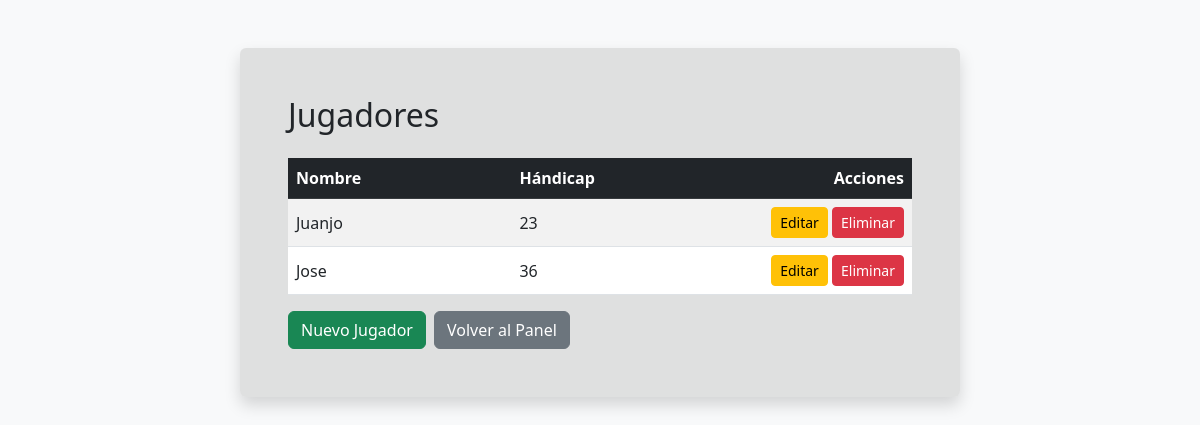
The page /listar_jugadores.php (signed in) on the database as committed earlier.
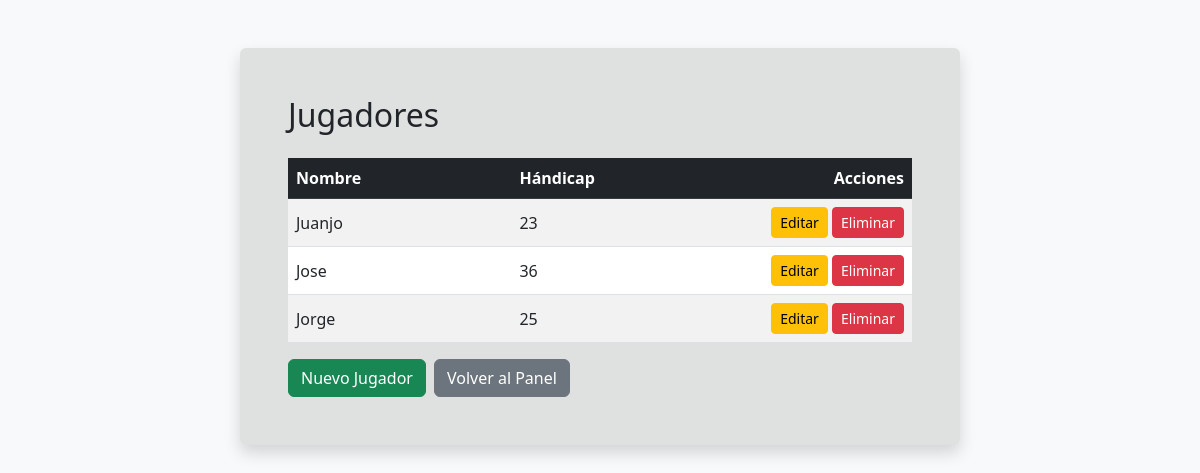
The same page on the database as committed later.
### tables this page shows
CREATE TABLE `jugadores` (
  `id` int NOT NULL AUTO_INCREMENT,
  `nombre` varchar(100) DEFAULT NULL,
  `handicap_actual` float DEFAULT NULL,
  `historial_scores` json DEFAULT NULL,
  PRIMARY KEY (`id`)
);

### listar_jugadores.php (the view, shortened to what this page needs)
<?php
require 'conexion.php';
$jugadores = $pdo->query("SELECT * FROM jugadores")->fetchAll();
?>
<!DOCTYPE html>
<html lang="es">
<head>
    <link href="https://cdn.jsdelivr.net/npm/bootstrap@5.3.0/dist/css/bootstrap.min.css" rel="stylesheet">
    <link href="estilos.css" rel="stylesheet">
</head>
<body class="bg-light">
    <div class="container mt-5">
        <div class="card shadow mx-auto" style="max-width: 720px;">
            <div class="card-body p-5">
                <div class="d-flex justify-content-between align-items-center mb-4">
                    <h1 class="h2 mb-0">Jugadores</h1>
                </div>
                <div class="table-responsive">
                    <table class="table table-striped table-hover align-middle tabla-gestion">
                        <thead class="table-dark">
                            <tr>
                                <th>Nombre</th>
                                <th>Hándicap</th>
                                <th class="col-acciones">Acciones</th>
                            </tr>
                        </thead>
                        <tbody>
                            <?php foreach ($jugadores as $j): ?>
                            <tr>
                                <td><?php echo htmlspecialchars($j['nombre']); ?></td>
                                <td><?php echo htmlspecialchars($j['handicap_actual']); ?></td>
                                <td class="col-acciones">
                                    <a href="editar_jugador.php?id=<?php echo $j['id']; ?>" class="btn btn-sm btn-warning">Editar</a>
                                    <button type="button" class="btn btn-sm btn-danger" data-bs-toggle="modal" data-bs-target="#confirmarEliminarJugador" data-delete-url="eliminar_jugador.php?id=<?php echo $j['id']; ?>">Eliminar</button>
                                </td>
                            </tr>
                            <?php endforeach; ?>
                        </tbody>
                    </table>
                </div>
                <div class="d-flex flex-wrap gap-2">
                    <a href="crear_jugador.php" class="btn btn-success">Nuevo Jugador</a>
                    <a href="panel.php" class="btn btn-secondary">Volver al Panel</a>
                </div>
            </div>
        </div>
    </div>
</body>
</html>

### estilos.css (style rules this page uses)
body { min-height: 100vh; isolation: isolate; background-color: #f8f9fa; background-image: none; }
.card, .alert { background-color: rgba(200, 200, 200, 0.5) !important; border: none; }
.tabla-gestion th.col-acciones, .tabla-gestion td.col-acciones { width: 1%; text-align: right; white-space: nowrap; }

Rows that differ between the two databases and show on the page:
added jugadores: nombre "Jorge", handicap_actual "25"
